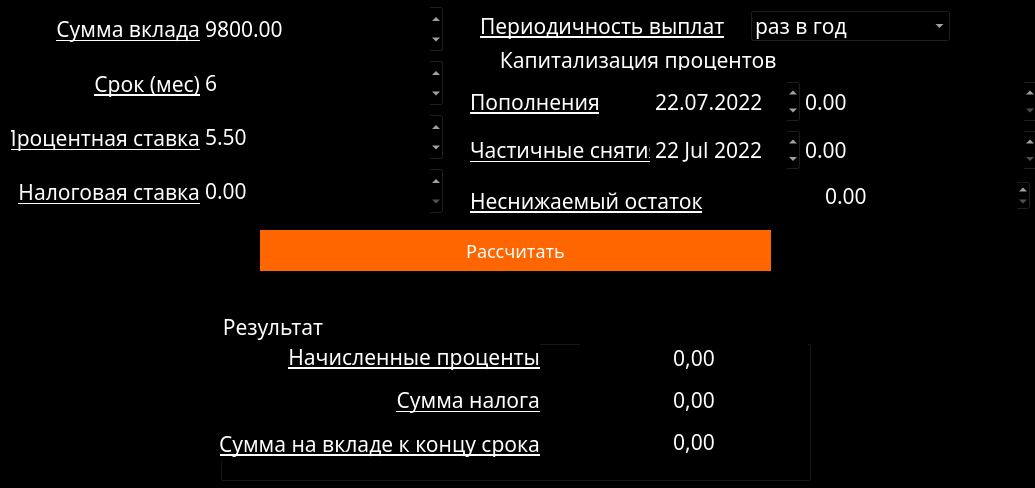
<?xml version="1.0" encoding="UTF-8"?>
<ui version="4.0">
 <class>ViewDeposit</class>
 <widget class="QDialog" name="ViewDeposit">
  <property name="geometry">
   <rect>
    <x>0</x>
    <y>0</y>
    <width>1035</width>
    <height>488</height>
   </rect>
  </property>
  <property name="windowTitle">
   <string>Dialog</string>
  </property>
  <property name="autoFillBackground">
   <bool>false</bool>
  </property>
  <property name="styleSheet">
   <string notr="true">QWidget {
  background-color: #000000;
  font-family: Rubik;
  color: white;
  font-size: 16pt;
}

QPushButton#raschet
{
  background: #ff6600;
  color: #ffffff;
  border-radius: 50%;
  font-size: 18px;
  min-width: 40px;
  min-height: 40px; 
}

QPushButton#raschet:hover
{
background: #e7a477;
color: #ffffff;
}

QPushButton#raschet:pressed
{
background: #ffffff;
color: #ff6600;
}</string>
  </property>
  <widget class="QLabel" name="lbl_periodic">
   <property name="geometry">
    <rect>
     <x>480</x>
     <y>10</y>
     <width>251</width>
     <height>31</height>
    </rect>
   </property>
   <property name="sizePolicy">
    <sizepolicy hsizetype="MinimumExpanding" vsizetype="Preferred">
     <horstretch>0</horstretch>
     <verstretch>0</verstretch>
    </sizepolicy>
   </property>
   <property name="font">
    <font>
     <family>Rubik</family>
     <pointsize>16</pointsize>
     <underline>true</underline>
    </font>
   </property>
   <property name="text">
    <string>Периодичность выплат</string>
   </property>
   <property name="alignment">
    <set>Qt::AlignLeading|Qt::AlignLeft|Qt::AlignVCenter</set>
   </property>
  </widget>
  <widget class="QWidget" name="layoutWidget">
   <property name="geometry">
    <rect>
     <x>650</x>
     <y>80</y>
     <width>151</width>
     <height>91</height>
    </rect>
   </property>
   <layout class="QVBoxLayout" name="verticalLayout_6">
    <item>
     <widget class="QDateEdit" name="data_popolnenya">
      <property name="enabled">
       <bool>true</bool>
      </property>
      <property name="sizePolicy">
       <sizepolicy hsizetype="Preferred" vsizetype="Preferred">
        <horstretch>0</horstretch>
        <verstretch>0</verstretch>
       </sizepolicy>
      </property>
      <property name="font">
       <font>
        <family>Rubik</family>
        <pointsize>16</pointsize>
       </font>
      </property>
      <property name="toolTip">
       <string/>
      </property>
      <property name="statusTip">
       <string/>
      </property>
      <property name="whatsThis">
       <string/>
      </property>
      <property name="accessibleName">
       <string/>
      </property>
      <property name="inputMethodHints">
       <set>Qt::ImhPreferNumbers</set>
      </property>
      <property name="wrapping">
       <bool>false</bool>
      </property>
      <property name="frame">
       <bool>true</bool>
      </property>
      <property name="accelerated">
       <bool>false</bool>
      </property>
      <property name="keyboardTracking">
       <bool>true</bool>
      </property>
      <property name="displayFormat">
       <string>dd.MM.yyyy</string>
      </property>
      <property name="date">
       <date>
        <year>2022</year>
        <month>7</month>
        <day>22</day>
       </date>
      </property>
     </widget>
    </item>
    <item>
     <widget class="QDateEdit" name="data_snyatia">
      <property name="sizePolicy">
       <sizepolicy hsizetype="Preferred" vsizetype="Preferred">
        <horstretch>0</horstretch>
        <verstretch>0</verstretch>
       </sizepolicy>
      </property>
      <property name="font">
       <font>
        <family>Rubik</family>
        <pointsize>16</pointsize>
       </font>
      </property>
      <property name="date">
       <date>
        <year>2022</year>
        <month>7</month>
        <day>22</day>
       </date>
      </property>
     </widget>
    </item>
   </layout>
  </widget>
  <widget class="QCheckBox" name="kapitalizatsia">
   <property name="geometry">
    <rect>
     <x>470</x>
     <y>50</y>
     <width>481</width>
     <height>20</height>
    </rect>
   </property>
   <property name="sizePolicy">
    <sizepolicy hsizetype="Minimum" vsizetype="Minimum">
     <horstretch>0</horstretch>
     <verstretch>0</verstretch>
    </sizepolicy>
   </property>
   <property name="font">
    <font>
     <family>Rubik</family>
     <pointsize>16</pointsize>
     <underline>true</underline>
    </font>
   </property>
   <property name="text">
    <string>  Капитализация процентов</string>
   </property>
   <property name="iconSize">
    <size>
     <width>20</width>
     <height>20</height>
    </size>
   </property>
  </widget>
  <widget class="QWidget" name="layoutWidget_2">
   <property name="geometry">
    <rect>
     <x>200</x>
     <y>5</y>
     <width>244</width>
     <height>210</height>
    </rect>
   </property>
   <layout class="QGridLayout" name="gridLayout">
    <item row="1" column="0">
     <widget class="QDoubleSpinBox" name="srok_mes">
      <property name="sizePolicy">
       <sizepolicy hsizetype="MinimumExpanding" vsizetype="Preferred">
        <horstretch>0</horstretch>
        <verstretch>0</verstretch>
       </sizepolicy>
      </property>
      <property name="font">
       <font>
        <family>Rubik</family>
        <pointsize>16</pointsize>
       </font>
      </property>
      <property name="decimals">
       <number>0</number>
      </property>
      <property name="maximum">
       <double>700000.000000000000000</double>
      </property>
      <property name="value">
       <double>6.000000000000000</double>
      </property>
     </widget>
    </item>
    <item row="2" column="0">
     <widget class="QDoubleSpinBox" name="procent">
      <property name="sizePolicy">
       <sizepolicy hsizetype="MinimumExpanding" vsizetype="Preferred">
        <horstretch>0</horstretch>
        <verstretch>0</verstretch>
       </sizepolicy>
      </property>
      <property name="font">
       <font>
        <family>Rubik</family>
        <pointsize>16</pointsize>
       </font>
      </property>
      <property name="maximum">
       <double>100.000000000000000</double>
      </property>
      <property name="value">
       <double>5.500000000000000</double>
      </property>
     </widget>
    </item>
    <item row="3" column="0">
     <widget class="QDoubleSpinBox" name="nalog">
      <property name="sizePolicy">
       <sizepolicy hsizetype="MinimumExpanding" vsizetype="Preferred">
        <horstretch>0</horstretch>
        <verstretch>0</verstretch>
       </sizepolicy>
      </property>
      <property name="font">
       <font>
        <family>Rubik</family>
        <pointsize>16</pointsize>
       </font>
      </property>
     </widget>
    </item>
    <item row="0" column="0">
     <widget class="QDoubleSpinBox" name="summa_vklada">
      <property name="sizePolicy">
       <sizepolicy hsizetype="MinimumExpanding" vsizetype="Preferred">
        <horstretch>0</horstretch>
        <verstretch>0</verstretch>
       </sizepolicy>
      </property>
      <property name="font">
       <font>
        <family>Rubik</family>
        <pointsize>16</pointsize>
       </font>
      </property>
      <property name="maximum">
       <double>99999999999999996863366107917975552.000000000000000</double>
      </property>
      <property name="value">
       <double>9800.000000000000000</double>
      </property>
     </widget>
    </item>
   </layout>
  </widget>
  <widget class="QPushButton" name="raschet">
   <property name="geometry">
    <rect>
     <x>260</x>
     <y>230</y>
     <width>511</width>
     <height>41</height>
    </rect>
   </property>
   <property name="font">
    <font>
     <family>Rubik</family>
     <pointsize>-1</pointsize>
    </font>
   </property>
   <property name="text">
    <string>Рассчитать</string>
   </property>
  </widget>
  <widget class="QWidget" name="layoutWidget_3">
   <property name="geometry">
    <rect>
     <x>11</x>
     <y>5</y>
     <width>189</width>
     <height>211</height>
    </rect>
   </property>
   <layout class="QGridLayout" name="gridLayout_2">
    <item row="0" column="0">
     <widget class="QLabel" name="lbl_summa_vklada">
      <property name="sizePolicy">
       <sizepolicy hsizetype="Preferred" vsizetype="Preferred">
        <horstretch>0</horstretch>
        <verstretch>0</verstretch>
       </sizepolicy>
      </property>
      <property name="baseSize">
       <size>
        <width>0</width>
        <height>0</height>
       </size>
      </property>
      <property name="font">
       <font>
        <family>Rubik</family>
        <pointsize>16</pointsize>
        <underline>true</underline>
       </font>
      </property>
      <property name="autoFillBackground">
       <bool>false</bool>
      </property>
      <property name="text">
       <string>Сумма вклада</string>
      </property>
      <property name="alignment">
       <set>Qt::AlignRight|Qt::AlignTrailing|Qt::AlignVCenter</set>
      </property>
     </widget>
    </item>
    <item row="1" column="0">
     <widget class="QLabel" name="lbl_srok_mes">
      <property name="sizePolicy">
       <sizepolicy hsizetype="Preferred" vsizetype="Preferred">
        <horstretch>0</horstretch>
        <verstretch>0</verstretch>
       </sizepolicy>
      </property>
      <property name="baseSize">
       <size>
        <width>0</width>
        <height>0</height>
       </size>
      </property>
      <property name="font">
       <font>
        <family>Rubik</family>
        <pointsize>16</pointsize>
        <underline>true</underline>
       </font>
      </property>
      <property name="autoFillBackground">
       <bool>false</bool>
      </property>
      <property name="text">
       <string>Срок (мес)</string>
      </property>
      <property name="alignment">
       <set>Qt::AlignRight|Qt::AlignTrailing|Qt::AlignVCenter</set>
      </property>
     </widget>
    </item>
    <item row="2" column="0">
     <widget class="QLabel" name="lbl_procent">
      <property name="sizePolicy">
       <sizepolicy hsizetype="Preferred" vsizetype="Preferred">
        <horstretch>0</horstretch>
        <verstretch>0</verstretch>
       </sizepolicy>
      </property>
      <property name="baseSize">
       <size>
        <width>0</width>
        <height>0</height>
       </size>
      </property>
      <property name="font">
       <font>
        <family>Rubik</family>
        <pointsize>16</pointsize>
        <underline>true</underline>
       </font>
      </property>
      <property name="autoFillBackground">
       <bool>false</bool>
      </property>
      <property name="text">
       <string>Процентная ставка</string>
      </property>
      <property name="alignment">
       <set>Qt::AlignRight|Qt::AlignTrailing|Qt::AlignVCenter</set>
      </property>
     </widget>
    </item>
    <item row="3" column="0">
     <widget class="QLabel" name="lbl_nalog">
      <property name="sizePolicy">
       <sizepolicy hsizetype="Preferred" vsizetype="Preferred">
        <horstretch>0</horstretch>
        <verstretch>0</verstretch>
       </sizepolicy>
      </property>
      <property name="baseSize">
       <size>
        <width>0</width>
        <height>0</height>
       </size>
      </property>
      <property name="font">
       <font>
        <family>Rubik</family>
        <pointsize>16</pointsize>
        <underline>true</underline>
       </font>
      </property>
      <property name="autoFillBackground">
       <bool>false</bool>
      </property>
      <property name="text">
       <string>Налоговая ставка</string>
      </property>
      <property name="alignment">
       <set>Qt::AlignRight|Qt::AlignTrailing|Qt::AlignVCenter</set>
      </property>
     </widget>
    </item>
   </layout>
  </widget>
  <widget class="QWidget" name="layoutWidget_4">
   <property name="geometry">
    <rect>
     <x>800</x>
     <y>80</y>
     <width>238</width>
     <height>91</height>
    </rect>
   </property>
   <layout class="QVBoxLayout" name="verticalLayout_5">
    <item>
     <widget class="QDoubleSpinBox" name="sum_popolnenya">
      <property name="sizePolicy">
       <sizepolicy hsizetype="MinimumExpanding" vsizetype="Preferred">
        <horstretch>0</horstretch>
        <verstretch>0</verstretch>
       </sizepolicy>
      </property>
      <property name="font">
       <font>
        <family>Rubik</family>
        <pointsize>16</pointsize>
       </font>
      </property>
      <property name="maximum">
       <double>1000000000000000.000000000000000</double>
      </property>
     </widget>
    </item>
    <item>
     <widget class="QDoubleSpinBox" name="sum_snyatia">
      <property name="sizePolicy">
       <sizepolicy hsizetype="MinimumExpanding" vsizetype="Preferred">
        <horstretch>0</horstretch>
        <verstretch>0</verstretch>
       </sizepolicy>
      </property>
      <property name="font">
       <font>
        <family>Rubik</family>
        <pointsize>16</pointsize>
       </font>
      </property>
      <property name="maximum">
       <double>100000000000000.000000000000000</double>
      </property>
     </widget>
    </item>
   </layout>
  </widget>
  <widget class="QLabel" name="error">
   <property name="geometry">
    <rect>
     <x>140</x>
     <y>280</y>
     <width>771</width>
     <height>31</height>
    </rect>
   </property>
   <property name="font">
    <font>
     <family>Rubik</family>
     <pointsize>16</pointsize>
     <underline>true</underline>
    </font>
   </property>
   <property name="text">
    <string/>
   </property>
   <property name="alignment">
    <set>Qt::AlignCenter</set>
   </property>
  </widget>
  <widget class="QDoubleSpinBox" name="ostatok">
   <property name="geometry">
    <rect>
     <x>820</x>
     <y>180</y>
     <width>211</width>
     <height>31</height>
    </rect>
   </property>
   <property name="sizePolicy">
    <sizepolicy hsizetype="MinimumExpanding" vsizetype="Preferred">
     <horstretch>0</horstretch>
     <verstretch>0</verstretch>
    </sizepolicy>
   </property>
   <property name="font">
    <font>
     <family>Rubik</family>
     <pointsize>16</pointsize>
    </font>
   </property>
   <property name="maximum">
    <double>99999999999999996863366107917975552.000000000000000</double>
   </property>
  </widget>
  <widget class="QWidget" name="layoutWidget_5">
   <property name="geometry">
    <rect>
     <x>470</x>
     <y>80</y>
     <width>180</width>
     <height>91</height>
    </rect>
   </property>
   <layout class="QVBoxLayout" name="verticalLayout_7">
    <item>
     <widget class="QLabel" name="lbl_popolnenya">
      <property name="font">
       <font>
        <family>Rubik</family>
        <pointsize>16</pointsize>
        <underline>true</underline>
       </font>
      </property>
      <property name="text">
       <string>Пополнения</string>
      </property>
     </widget>
    </item>
    <item>
     <widget class="QLabel" name="lbl_snyatia">
      <property name="font">
       <font>
        <family>Rubik</family>
        <pointsize>16</pointsize>
        <underline>true</underline>
       </font>
      </property>
      <property name="text">
       <string>Частичные снятия</string>
      </property>
     </widget>
    </item>
   </layout>
  </widget>
  <widget class="QGroupBox" name="groupBox">
   <property name="geometry">
    <rect>
     <x>220</x>
     <y>310</y>
     <width>591</width>
     <height>171</height>
    </rect>
   </property>
   <property name="font">
    <font>
     <family>Rubik</family>
     <pointsize>16</pointsize>
    </font>
   </property>
   <property name="title">
    <string>Результат</string>
   </property>
   <property name="checkable">
    <bool>false</bool>
   </property>
   <widget class="QWidget" name="layoutWidget_6">
    <property name="geometry">
     <rect>
      <x>0</x>
      <y>30</y>
      <width>320</width>
      <height>120</height>
     </rect>
    </property>
    <layout class="QVBoxLayout" name="verticalLayout">
     <property name="spacing">
      <number>10</number>
     </property>
     <item>
      <widget class="QLabel" name="lbl_profit">
       <property name="sizePolicy">
        <sizepolicy hsizetype="Preferred" vsizetype="Preferred">
         <horstretch>0</horstretch>
         <verstretch>0</verstretch>
        </sizepolicy>
       </property>
       <property name="font">
        <font>
         <family>Rubik</family>
         <pointsize>16</pointsize>
         <underline>true</underline>
        </font>
       </property>
       <property name="text">
        <string>Начисленные проценты</string>
       </property>
       <property name="alignment">
        <set>Qt::AlignRight|Qt::AlignTrailing|Qt::AlignVCenter</set>
       </property>
      </widget>
     </item>
     <item>
      <widget class="QLabel" name="lbl_sum_nalog">
       <property name="sizePolicy">
        <sizepolicy hsizetype="Preferred" vsizetype="Preferred">
         <horstretch>0</horstretch>
         <verstretch>0</verstretch>
        </sizepolicy>
       </property>
       <property name="font">
        <font>
         <family>Rubik</family>
         <pointsize>16</pointsize>
         <underline>true</underline>
        </font>
       </property>
       <property name="text">
        <string>Сумма налога</string>
       </property>
       <property name="alignment">
        <set>Qt::AlignRight|Qt::AlignTrailing|Qt::AlignVCenter</set>
       </property>
      </widget>
     </item>
     <item>
      <widget class="QLabel" name="lbl_sum_v_konce">
       <property name="sizePolicy">
        <sizepolicy hsizetype="Preferred" vsizetype="Preferred">
         <horstretch>0</horstretch>
         <verstretch>0</verstretch>
        </sizepolicy>
       </property>
       <property name="font">
        <font>
         <family>Rubik</family>
         <pointsize>16</pointsize>
         <underline>true</underline>
        </font>
       </property>
       <property name="text">
        <string>Сумма на вкладе к концу срока</string>
       </property>
       <property name="alignment">
        <set>Qt::AlignRight|Qt::AlignTrailing|Qt::AlignVCenter</set>
       </property>
      </widget>
     </item>
    </layout>
   </widget>
   <widget class="QWidget" name="layoutWidget_7">
    <property name="geometry">
     <rect>
      <x>360</x>
      <y>30</y>
      <width>228</width>
      <height>120</height>
     </rect>
    </property>
    <layout class="QVBoxLayout" name="verticalLayout_2">
     <property name="leftMargin">
      <number>0</number>
     </property>
     <item>
      <widget class="QLabel" name="profit">
       <property name="layoutDirection">
        <enum>Qt::RightToLeft</enum>
       </property>
       <property name="midLineWidth">
        <number>7</number>
       </property>
       <property name="text">
        <string>0,00</string>
       </property>
       <property name="alignment">
        <set>Qt::AlignCenter</set>
       </property>
      </widget>
     </item>
     <item>
      <widget class="QLabel" name="sum_nalog">
       <property name="layoutDirection">
        <enum>Qt::LeftToRight</enum>
       </property>
       <property name="text">
        <string>0,00</string>
       </property>
       <property name="alignment">
        <set>Qt::AlignCenter</set>
       </property>
      </widget>
     </item>
     <item>
      <widget class="QLabel" name="sum_v_konce">
       <property name="text">
        <string>0,00</string>
       </property>
       <property name="alignment">
        <set>Qt::AlignCenter</set>
       </property>
      </widget>
     </item>
    </layout>
   </widget>
  </widget>
  <widget class="QLabel" name="lbl_ostatok">
   <property name="geometry">
    <rect>
     <x>470</x>
     <y>180</y>
     <width>241</width>
     <height>41</height>
    </rect>
   </property>
   <property name="sizePolicy">
    <sizepolicy hsizetype="MinimumExpanding" vsizetype="Preferred">
     <horstretch>0</horstretch>
     <verstretch>0</verstretch>
    </sizepolicy>
   </property>
   <property name="font">
    <font>
     <family>Rubik</family>
     <pointsize>16</pointsize>
     <underline>true</underline>
    </font>
   </property>
   <property name="text">
    <string>Неснижаемый остаток</string>
   </property>
   <property name="alignment">
    <set>Qt::AlignLeading|Qt::AlignLeft|Qt::AlignVCenter</set>
   </property>
  </widget>
  <widget class="QComboBox" name="periodic">
   <property name="geometry">
    <rect>
     <x>750</x>
     <y>10</y>
     <width>201</width>
     <height>32</height>
    </rect>
   </property>
   <property name="sizePolicy">
    <sizepolicy hsizetype="Maximum" vsizetype="Preferred">
     <horstretch>0</horstretch>
     <verstretch>0</verstretch>
    </sizepolicy>
   </property>
   <property name="font">
    <font>
     <family>Rubik</family>
     <pointsize>16</pointsize>
    </font>
   </property>
   <item>
    <property name="text">
     <string>раз в год</string>
    </property>
   </item>
   <item>
    <property name="text">
     <string>раз в месяц</string>
    </property>
   </item>
   <item>
    <property name="text">
     <string>раз в квартал</string>
    </property>
   </item>
  </widget>
 </widget>
 <resources/>
 <connections/>
</ui>
